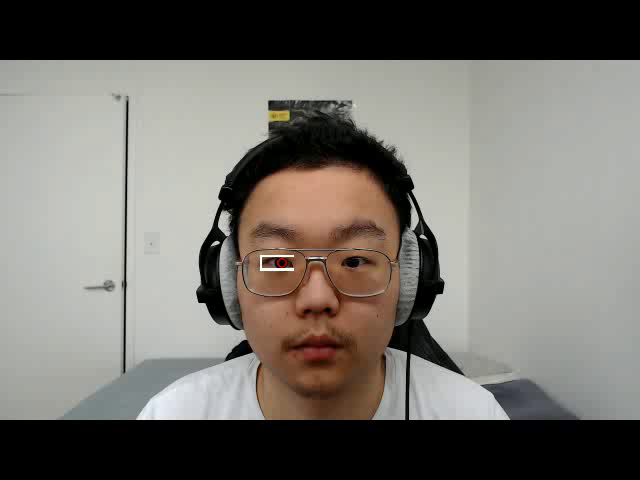
#> input picture frame 0 of output.avi, 640 x 480 px, given in place of the camera
$ python pupiletracking.py
#> lines starting #> are read from the running program, lines starting #| are printed output that depends on the picture; after the words box and inside, x2 and y2 are one past the last pixel; in counts of white or black regions, pixels touching at a corner belong together
import time

import cv2
import numpy as np

face_cascade = cv2.CascadeClassifier('haarcascade_frontalface_default.xml')
eye_cascade = cv2.CascadeClassifier('haarcascade_eye.xml')
detector_params = cv2.SimpleBlobDetector_Params()
detector_params.filterByArea = True
detector_params.maxArea = 1500
detector = cv2.SimpleBlobDetector_create(detector_params)


def detect_faces(img, cascade):
    gray_frame = cv2.cvtColor(img, cv2.COLOR_BGR2GRAY)
    coords = cascade.detectMultiScale(gray_frame, 1.3, 5)
    if len(coords) > 1:
        biggest = (0, 0, 0, 0)
        for i in coords:
            if i[3] > biggest[3]:
                biggest = i
        biggest = np.array([i], np.int32)
    elif len(coords) == 1:
        biggest = coords
    else:
        return None
    for (x, y, w, h) in biggest:
        frame = img[y:y + h, x:x + w]
    return frame


def detect_eyes(img, cascade):
    gray_frame = cv2.cvtColor(img, cv2.COLOR_BGR2GRAY)
    eyes = cascade.detectMultiScale(gray_frame, 1.3, 5)  # detect eyes
    width = np.size(img, 1)  # get face frame width
    height = np.size(img, 0)  # get face frame height
    left_eye = None
    right_eye = None
    for (x, y, w, h) in eyes:
        if y > height / 2:
            pass
        eyecenter = x + w / 2  # get the eye center
        if eyecenter < width * 0.5:
            left_eye = img[y:y + h, x:x + w]
        else:
            right_eye = img[y:y + h, x:x + w]
    return left_eye, right_eye


def cut_eyebrows(img):
    height, width = img.shape[:2]
    eyebrow_h = int(height / 4)
    img = img[eyebrow_h:height, 0:width]  # cut eyebrows out (15 px)

    return img


def blob_process(img, threshold, detector):
    gray_frame = cv2.cvtColor(img, cv2.COLOR_BGR2GRAY)
    _, img = cv2.threshold(gray_frame, threshold, 255, cv2.THRESH_BINARY)
    img = cv2.erode(img, None, iterations=2)
    img = cv2.dilate(img, None, iterations=4)
    img = cv2.medianBlur(img, 5)
    keypoints = detector.detect(img)
    return keypoints


def nothing(x):
    pass


def main():
    cap = cv2.VideoCapture(1)

    fourcc = cv2.VideoWriter_fourcc(*'XVID')
    out = cv2.VideoWriter('output.avi',fourcc, 20.0, (640, 480))

    cv2.namedWindow('image')
    cv2.createTrackbar('left', 'image', 0, 255, nothing)
    cv2.createTrackbar('right', 'image', 0, 255, nothing)

    count = 0
    sum = 0
    countdown = 0
    countup = 0
    cd = 0
    while True:
        _, frame = cap.read()
#> frame is the input picture: shape (480, 640, 3); mean B, G, R 108.1, 113.7, 117.5
        face_frame = detect_faces(frame, face_cascade)
#> in detect_faces, `gray_frame = cv2.cvtColor(img, cv2.COLOR_BGR2GRAY)`:
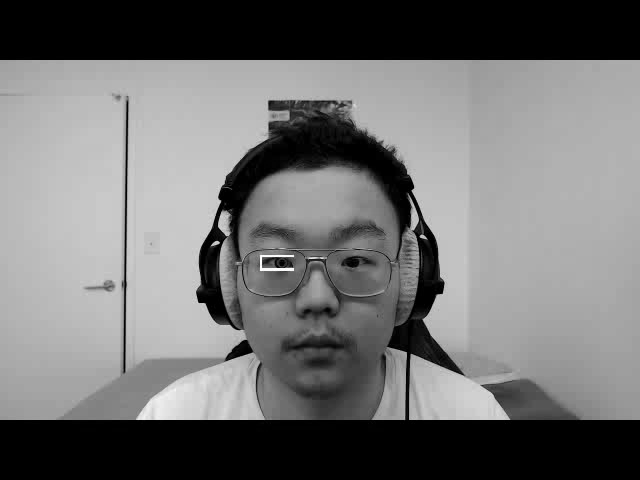
#> gray_frame: shape (480, 640); min 0, max 255, mean 114.2
#> in detect_faces, `coords = cascade.detectMultiScale(gray_frame, 1.3, 5)`: coords = [[186, 157, 255, 255]]
#> the loop in detect_faces, `for (x, y, w, h) in biggest:` made 1 pass
#> pass 1, in detect_faces, `frame = img[y:y + h, x:x + w]`:
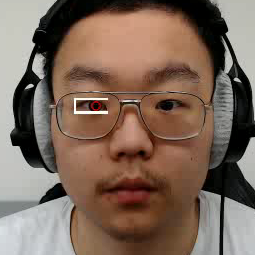
#> frame: shape (255, 255, 3); mean B, G, R 90.4, 104.2, 125.8
        if face_frame is not None:
            countup = 0
            hf,wf = face_frame.shape[:2]
#> hf = 255; wf = 255
            cv2.rectangle(face_frame, (0,0), (hf,wf),(255,0,255),2)
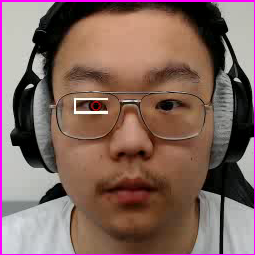
#> face_frame: shape (255, 255, 3); 2.34% of pixels changed, all inside (x1, y1, x2, y2) = (0, 0, 255, 255)
            eyes = detect_eyes(face_frame, eye_cascade)
#> in detect_eyes, `gray_frame = cv2.cvtColor(img, cv2.COLOR_BGR2GRAY)`:
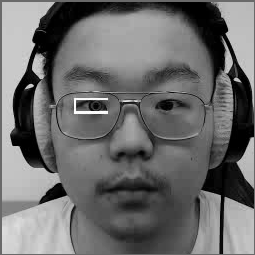
#> gray_frame: shape (255, 255); min 0, max 255, mean 108.2
#> in detect_eyes, `eyes = cascade.detectMultiScale(gray_frame, 1.3, 5)`: eyes = ()
#> in detect_eyes, `width = np.size(img, 1)`: width = 255
            for eye in eyes:
                if eye is not None:
                    threshold = 42
                    eye = cut_eyebrows(eye)
                    #print(eye)
                    keypoints = blob_process(eye, threshold, detector)
                    h,w = eye.shape[:2]
                    cv2.rectangle(eye,(0,0),(h+10,w -20),(255,255,0),2)
                    eye = cv2.drawKeypoints(eye, keypoints, eye, (0, 0, 255), cv2.DRAW_MATCHES_FLAGS_DRAW_RICH_KEYPOINTS)
                    coord_pts_x = ([keypoints[idx].pt[0] for idx in range(0, len(keypoints))])
                    if coord_pts_x != []:
                        count += 1
                        sum += coord_pts_x[0]
                        #print(coord_pts_x)
                        if count == 30:
                            avg = sum / 30
                            print(avg)
                            count = 0
                            sum = 0
                            left = cv2.getTrackbarPos('left', 'image')
                            right = cv2.getTrackbarPos('right', 'image')
                            if avg >= right or avg <= left:
                                cd += 30
        else:
            countup += 1
            if countup > 20:
                if countdown == 0:
                    countdown += 5
        if cd > 0:
            cv2.putText(frame, 'Not Paying Attention', (50, 75), cv2.FONT_HERSHEY_SCRIPT_SIMPLEX, 2,
                        (255, 255, 255), 2, cv2.LINE_AA)
            cd -= 1
        if countdown > 0:
            cv2.putText(frame, 'Please Return', (50, 75), cv2.FONT_HERSHEY_SCRIPT_SIMPLEX, 2,
                        (255, 255, 255), 2, cv2.LINE_AA)
            frame = cv2.cvtColor(frame, cv2.COLOR_BGR2GRAY)
            frame = cv2.cvtColor(frame, cv2.COLOR_GRAY2BGR)
            out.write(frame)
            countdown -= 1

        cv2.imshow('image', frame)
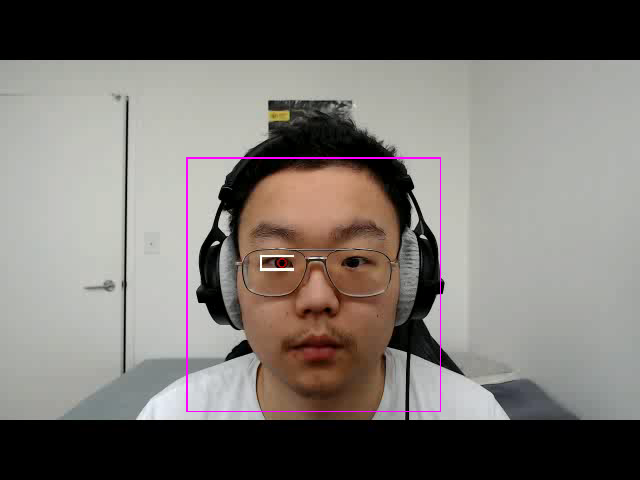
#> window 'image': shape (480, 640, 3); mean B, G, R 108.7, 113, 118
        out.write(frame)
        if cv2.waitKey(1) & 0xFF == ord('q'):
#> (key q is pressed here)
            break
    cap.release()
    out.release()
    cv2.destroyAllWindows()


if __name__ == "__main__":
    main()
